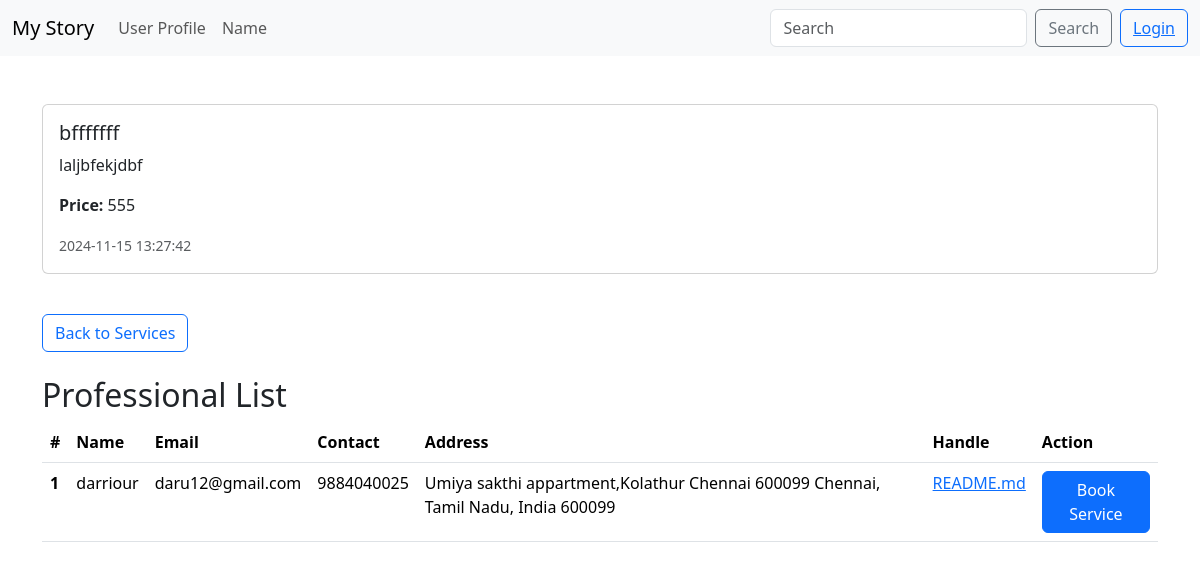
/service/1, run on the app's committed database.
### Main1.py (models this page shows, shortened)
class Services(db.Model):
    id = db.Column(db.Integer, primary_key=True)
    title = db.Column(db.String(80), nullable=False, unique=True)
    description = db.Column(db.Text, nullable=False)
    base_price = db.Column(db.Integer, nullable=False)
    date_posted = db.Column(db.DateTime, nullable=False, default=func.now())
    service_requests = db.relationship('ServiceRequests', backref='service', lazy=True, cascade="all, delete-orphan")

class Professional(db.Model):
    id = db.Column(db.Integer, primary_key=True)
    user_id = db.Column(db.Integer, db.ForeignKey('user.id'), nullable=False)
    service_id = db.Column(db.Integer, db.ForeignKey('services.id'), nullable=False)
    service = db.Column(db.String(80), nullable=False)
    status = db.Column(db.Boolean, default=False)
    experience = db.Column(db.Integer, nullable=False)
    filename = db.Column(db.String(100), nullable=False)
    content = db.Column(db.LargeBinary, nullable=False)
    average_rating = db.Column(db.Float, default=0.0)
    date_requested = db.Column(db.DateTime, nullable=False, default=func.now())
    reviews = db.relationship('Reviews', backref='professional', lazy=True, cascade="all, delete-orphan")
    service_requests = db.relationship('ServiceRequests', backref='professional', lazy=True, cascade="all, delete-orphan")

class User(UserMixin, db.Model):
    id = db.Column(db.Integer, primary_key=True)
    name = db.Column(db.String(40), nullable=False)
    password = db.Column(db.String(80), nullable=False)
    email = db.Column(db.String(20), nullable=False, unique=True)
    address = db.Column(db.Text, nullable=False)
    country = db.Column(db.String(20), nullable=False)
    state = db.Column(db.String(20), nullable=False)
    city = db.Column(db.String(20), nullable=False)
    pincode = db.Column(db.Integer, nullable=False)
    mobile = db.Column(db.String(15), nullable=False)
    role = db.Column(db.String(15), nullable=False)
    status = db.Column(db.String(15), nullable=False, default='Active')
    date_added = db.Column(db.DateTime, default=func.now())
    flagged_users = db.relationship('FlaggedUsers', backref='user', lazy=True,uselist=False, cascade="all, delete-orphan")
    professional = db.relationship('Professional', backref='user', lazy=True,uselist=False, cascade="all, delete-orphan")
    reviews = db.relationship('Reviews', backref='user', lazy=True, cascade="all, delete-orphan")
    service_requests = db.relationship('ServiceRequests', backref='user', lazy=True, cascade="all, delete-orphan")

### Main1.py (the view)
@app.route('/service/<int:id>')
def service(id):
    service=Services.query.get_or_404(id)
    professionals = Professional.query.filter(
    Professional.service_id == id,
    Professional.status == True
    ).order_by(Professional.average_rating.desc()).all()
    return render_template('service.html',service=service,professionals=professionals)

### Main1.py
class SearchForm(FlaskForm):
    searched=StringField("Searched",validators=[InputRequired()])
    search_type=StringField("Search Type",validators=[InputRequired()])
    submit=SubmitField("search")

### Main1.py (called while the page is built)
@app.context_processor
def base():
    form=SearchForm()
    return dict(form=form)  #dictonary

### templates/service.html (shortened to what this page needs)
{% extends 'base.html' %}
{% block content %}
<div>
    <div>
        <br><br>
        <div class="card mb-3" style="display: flex; flex-direction: row; align-items: center; justify-content: center;">
            <div class="card-body">
                <h5 class="card-title">{{ service.title }}</h5>
                <p class="card-text">{{ service.description }}</p>
                <p class="card-text"><strong>Price:</strong> {{ service.base_price }}</p>
                <p class="card-text"><small class="text-muted">{{ service.date_posted }}</small></p>
            </div>
        </div>
        <br>
        <a href="{{ url_for('show_services') }}" class="btn btn-outline-primary">Back to Services</a>
        <br>
        <br>
        <div>
            <h2>Professional List</h2>
            <table class="table">
                <thead>
                    <tr>
                        <th scope="col">#</th>
                        <th scope="col">Name</th>
                        <th scope="col">Email</th>
                        <th scope="col">Contact</th>
                        <th scope="col">Address</th>
                        <th scope="col">Handle</th>
                        <th scope="col">Action</th>
                    </tr>
                </thead>
                <tbody>
                    {% for professional in professionals %}
                        <tr>
                            <th scope="row">{{ loop.index }}</th>
                            <td>{{ professional.user.name }}</td>
                            <td>{{ professional.user.email }}</td>
                            <td>{{ professional.user.mobile }}</td>
                            <td>{{ professional.user.address }} {{professional.user.city}} {{professional.user.pincode}}</td>
                            <td><a href="{{ url_for('download', id=professional.id) }}"">{{ professional.filename }}</a></td>
                            <td>
                                <a href="{{ url_for('servicerequest', service_id=service.id, id=professional.id) }}" class="btn btn-primary">Book Service</a>
                            </td>
                        </tr>
                    {% endfor %}
                </tbody>
            </table>
        </div>
</div>
{% endblock %}

### data on the page
Services: title "bfffffff", description "laljbfekjdbf", base_price "555", date_posted "2024-11-15 13:27:42"
Professional: user.name "darriour", user.email "daru12@gmail.com", user.mobile "9884040025", user.address "Umiya sakthi appartment,Kolathur Chennai 600099", user.city "Chennai, Tamil Nadu, India", user.pincode "600099", filename "README.md"
